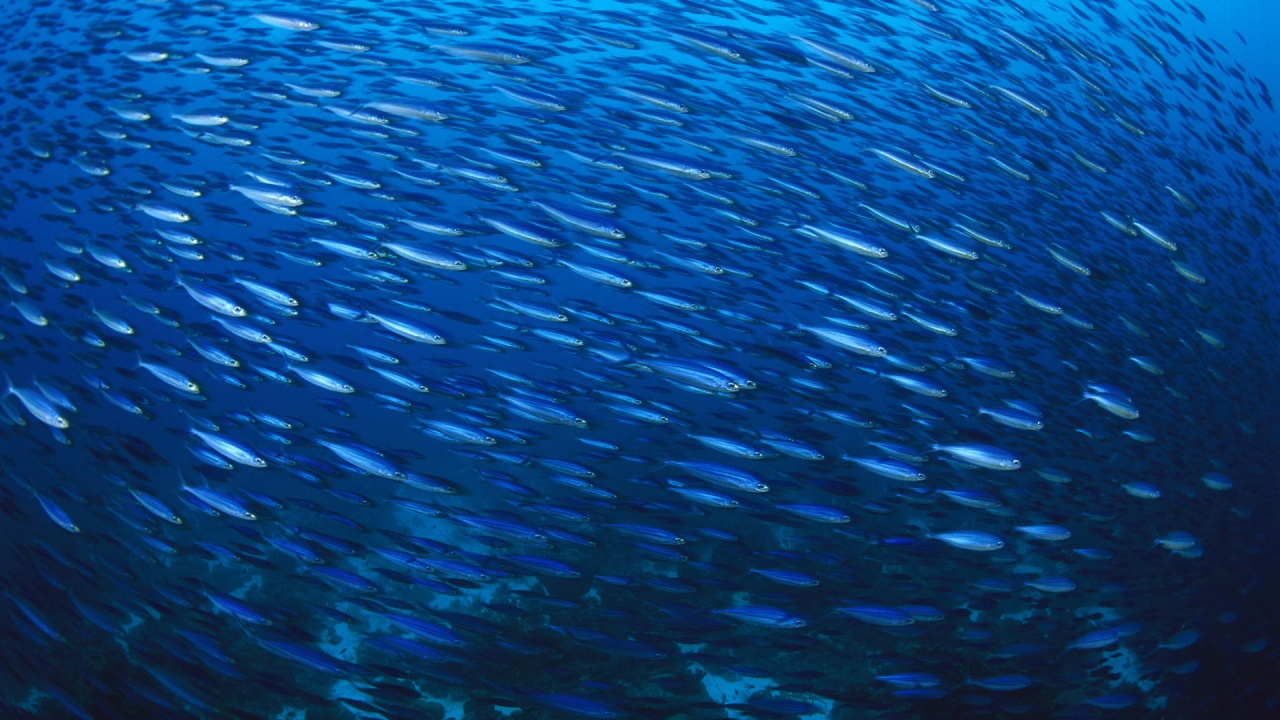
#> input picture ocr/fishes.jpg, 1280 x 720 px; the run also reads 1 picture not shown here
$ python zad1.py
#> lines starting #> are read from the running program, lines starting #| are printed output that depends on the picture; after the words box and inside, x2 and y2 are one past the last pixel; in counts of white or black regions, pixels touching at a corner belong together
#> call 2 of read_img, with img_path = 'fishes.jpg'
#> in read_img, img is the input picture: shape (720, 1280, 3); mean B, G, R 128.5, 67.3, 9.1
#> in read_img (call 2), `img = cv2.cvtColor(img, cv2.COLOR_BGR2GRAY)`:
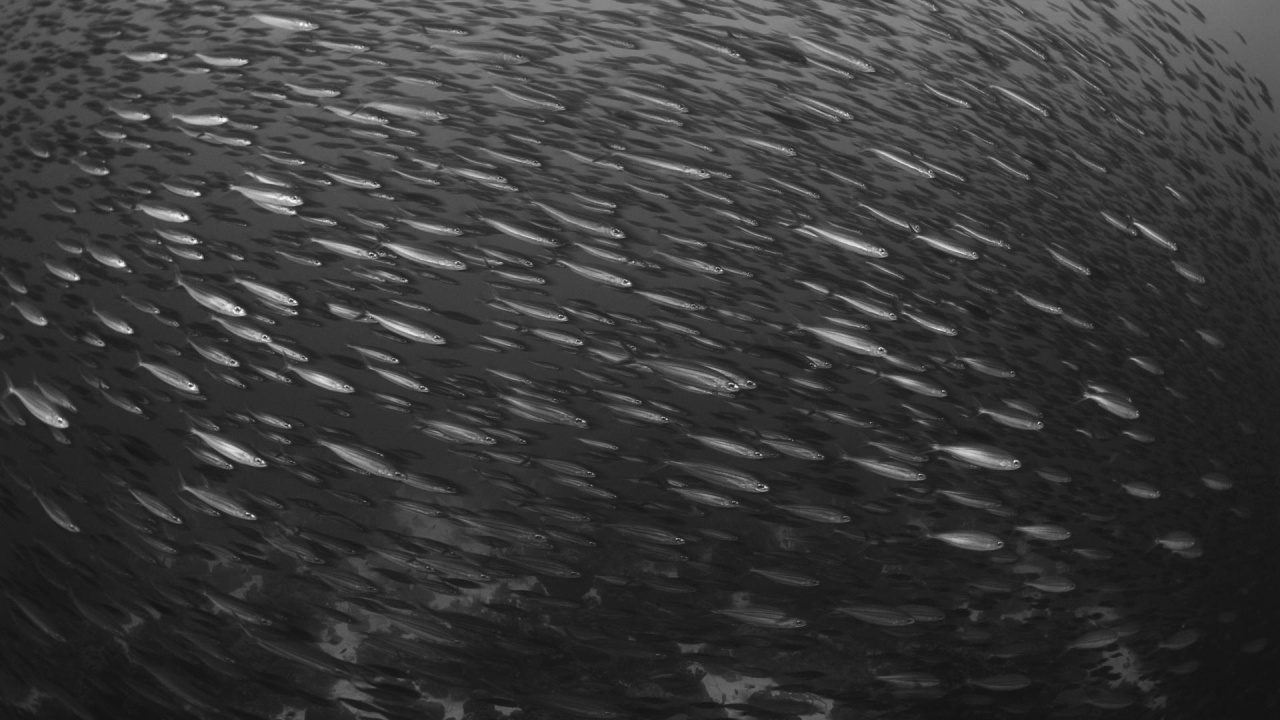
#> img: shape (720, 1280); min 17, max 247, mean 56.8
#> in invert (call 2), `return 255 - img`:
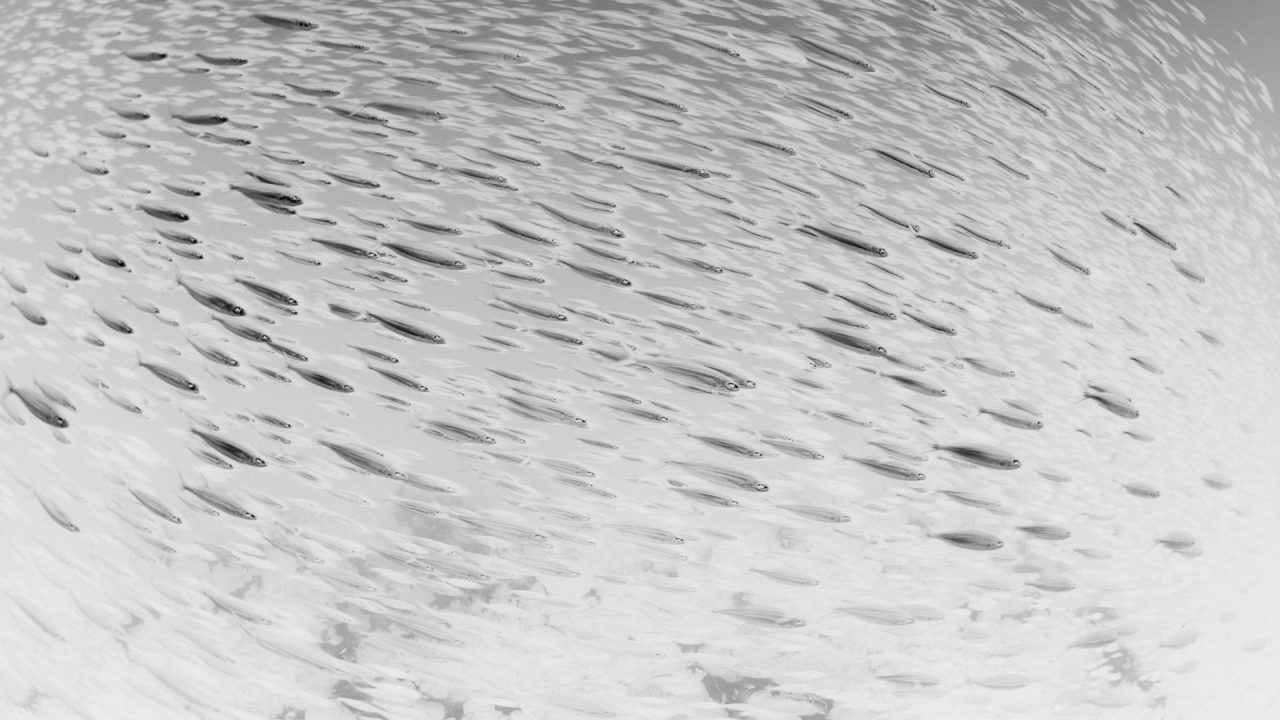
#> returned value: shape (720, 1280); min 8, max 238, mean 198.2
import matplotlib.pyplot as plt
import numpy as np
import cv2


def read_img(img_path):
    img = cv2.imread(img_path)
    img = cv2.cvtColor(img, cv2.COLOR_BGR2GRAY)
    return img


def show_img(img):
    plt.imshow(img)
    plt.show()


def invert(img):
    return 255 - img


def get_correlation(img, pattern, threshold=0.9, upper_thresh=0.9):
#> called with pattern = array of shape (15, 38), threshold = 0.9, upper_thresh = 0.9
    x = np.fft.fft2(img)
    y = np.fft.fft2(np.rot90(pattern, 2), x.shape)
    res = np.multiply(x, y)

    correlation = np.abs(np.fft.ifft2(res))
    plt.imshow(correlation)
    plt.show()
    correlation[correlation < threshold * np.max(correlation)] = 0
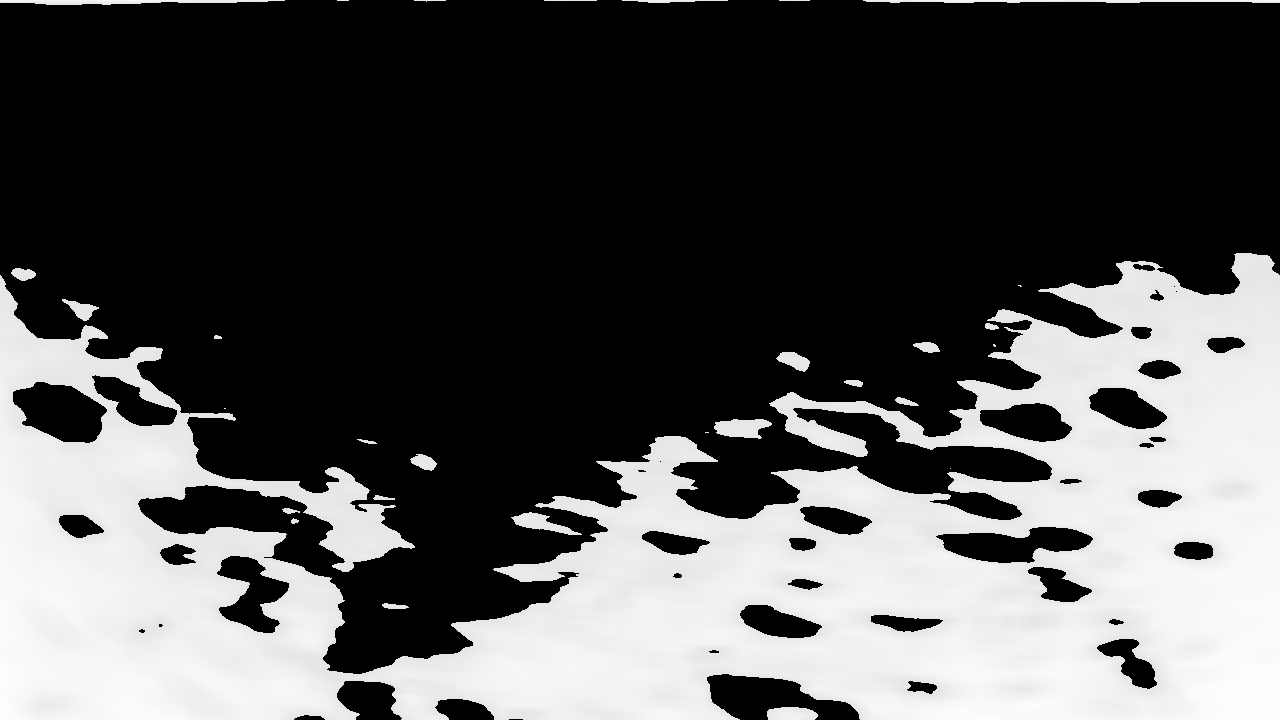
#> correlation: shape (720, 1280) float64; min 0, max 19707986, mean 6331669.1; drawn with min black and max white
    correlation[correlation != 0] = 255     # dla lawicy 255
#> correlation: shape (720, 1280) float64; 34.2% white; 30 white regions (6 under 20 px), largest, box (x1, y1, x2, y2) and area: (0, 253, 1280, 720) 308973, (863, 0, 1280, 3) 946, (0, 0, 285, 5) 924
    return correlation


def get_letter_positions(corr, pattern):
    width, height = pattern.shape
#> width = 15; height = 38
    x, y = (-1 * width, -1 * height)
#> x = -15; y = -38
    positions = []
    print(np.ndenumerate(corr))
#> (printed output is left out)
    print(corr)
#> (printed output is left out)
    for (i, j), v in np.ndenumerate(corr):
        if v > 0.0 and not (x + width > i and y + height > j):
            positions.append((i, j))
            x, y = i, j
#> after the loop, positions = 659 pairs, first value 0 to 713, second value 0 to 1279; x = 713; y = 1276
    return positions


def mark_positions(img, pattern, positions):
    for x, y in positions:
        width, height = pattern.shape
        for i in range(x-width, x):
            for j in range(y-height, y):
                if img[i, j] > 0:
                    img[i, j] = 255
    return img


if __name__ == '__main__':
    galia_e = invert(read_img('fish.png'))
    galia = invert(read_img('fishes.jpg'))
    cor = get_correlation(galia, galia_e)
    show_img(cor)
    pos = get_letter_positions(cor, galia_e)
#> pos has the same summary as positions in get_letter_positions
    print(len(pos))
#| 659
    result = mark_positions(galia, galia_e, pos)
#> the loop in mark_positions, `for x, y in positions:` made 659 passes
#> (x, y) on passes 1 to 3: (0, 0), (0, 38), (0, 76)
#> after the loop in mark_positions, `for x, y in positions:`:
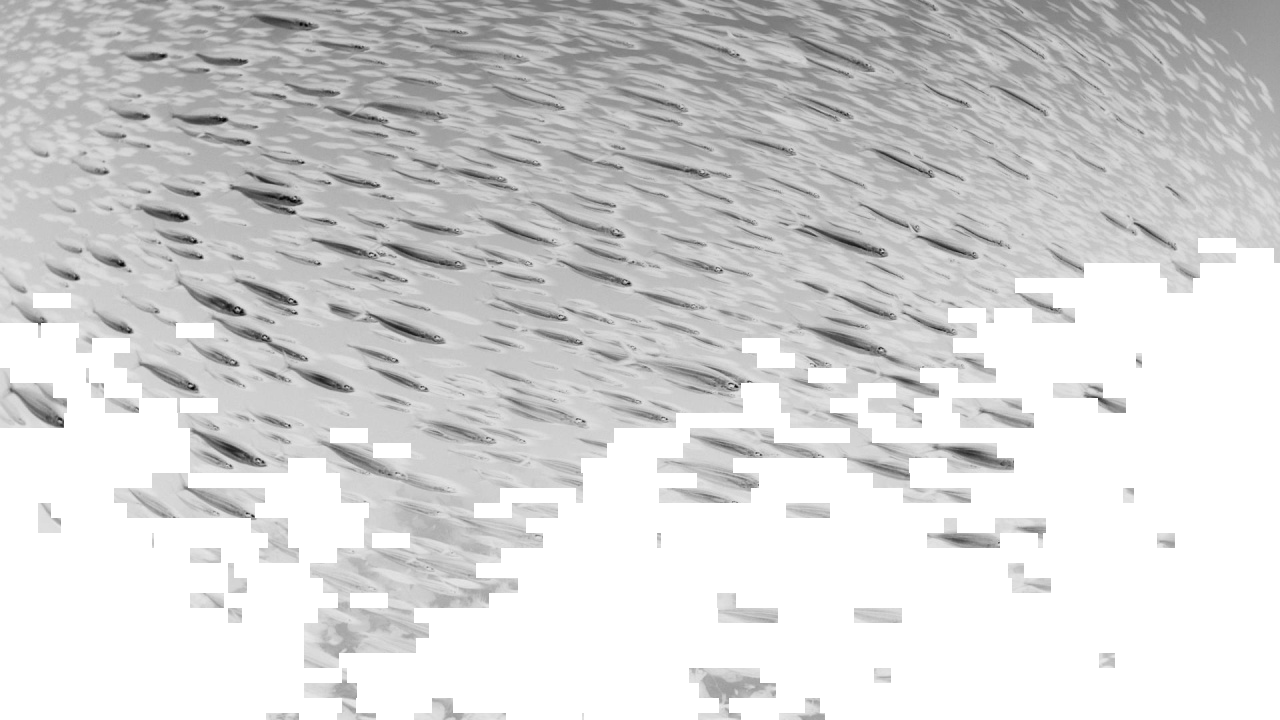
#> img: shape (720, 1280); min 8, max 255, mean 212
    show_img(result)
